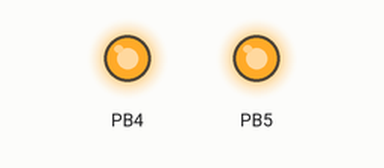
A program run on a simulated ATmega328P, built with avr-gcc and emulated at 16 MHz. Shown: output pins drawn as LEDs (lit = HIGH).

Above: at 2.5 s.
At 12.5 s:
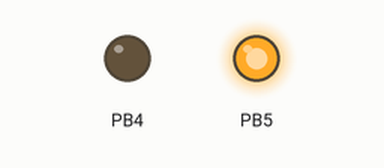
At 22.5 s:
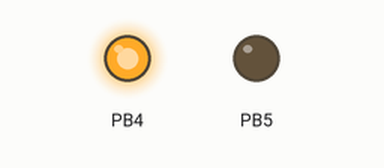
At 27.5 s:
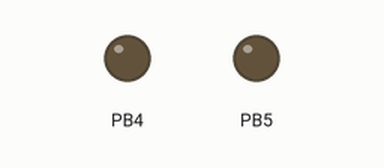
Timing chart, 0 to 39.0 s (numbered marks = the images above):
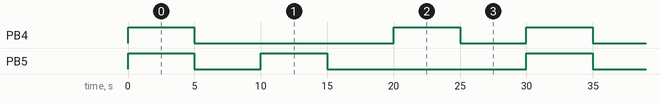

Measured:
- by itself, PB4: repeats every 30.0 s: LOW 15.0 s, HIGH 5.0 s, LOW 5.0 s, HIGH 5.0 s
- by itself, PB5: repeats every 30.0 s: LOW 5.0 s, HIGH 5.0 s, LOW 15.0 s, HIGH 5.0 s
- by itself, everything shown: repeats every 30.0 s, in 6 steps

The program:

main.c
```c
/*
 * blinkbitwise.c
 *
 * Created: 6/8/2026 1:49:52 PM
 * Author : vrag
 */
#define F_CPU 16000000UL
#include <avr/io.h>
#include <util/delay.h>


int main(void)
{
	DDRB|=(1<<DDB5);
	DDRB|=(1<<DDB4);

    /* Replace with your application code */
    while (1)
    {
		PORTB|=(1<<PB5);
		PORTB|=(1<<PB4);
		_delay_ms(5000);
		PORTB&=~(1<<PB5); //PORTB=~(1<<PB5) & PORTB;//
		PORTB &=~(1<<PB4);
		_delay_ms(5000);
		PORTB|=(1<<PB5);
		PORTB&=~(1<<PB4);
		_delay_ms(5000);
		PORTB&=~(1<<PB5); //PORTB=~(1<<PB5) & PORTB;//
		PORTB &=~(1<<PB4);
		_delay_ms(5000);
		PORTB|=(1<<PB4);
		PORTB&=~(1<<PB5);
		_delay_ms(5000);
		PORTB&=~(1<<PB5);
		PORTB &=~(1<<PB4);
		_delay_ms(5000);


    }
}
```
